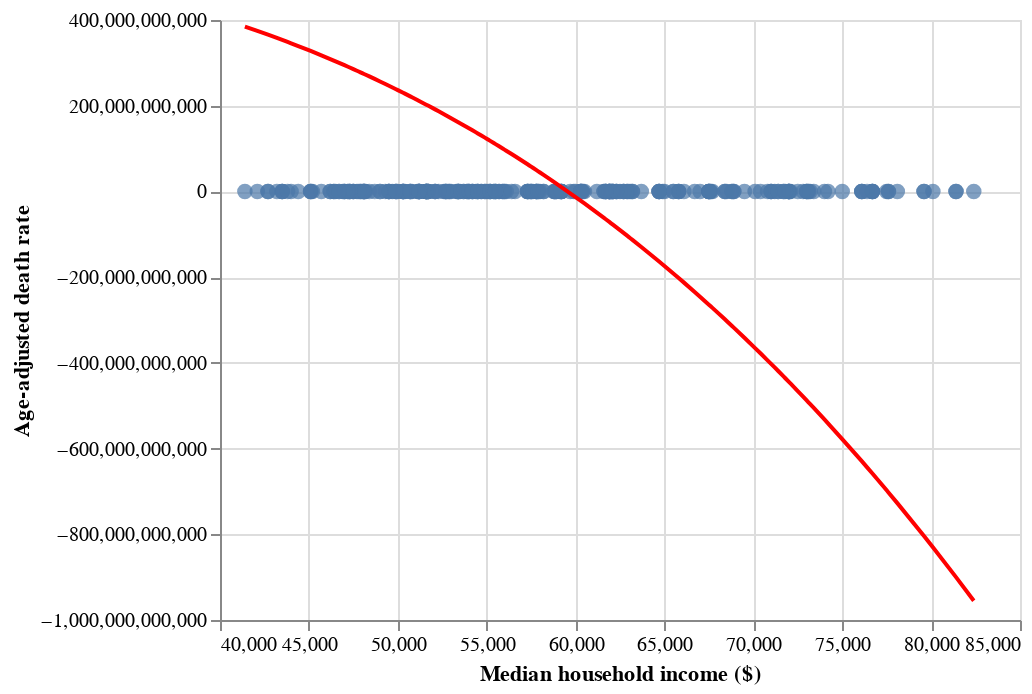

Notebook source saved alongside this figure:
### Markdown cell above
#### Plot

### Code cell
# Make new dataframes for the altair charts
# Make a series, set the index to the y_test series, make dataframe to join with X_test
series_y_pred_poly = pd.Series(y_pred_poly)
series_y_pred_poly.index = y_test.index
df_y_pred_poly = pd.DataFrame(series_y_pred_poly)
df_y_pred_poly.rename(columns = {0:'age_adjusted_death_rate'}, inplace = True)
df_line_poly = X_test.join(df_y_pred_poly)

# Make plots
line_poly = alt.Chart(df_line_poly).mark_line(color= 'red').encode(
    alt.X('median_household_income', title='Median household income ($)', scale = alt.Scale(zero = False)),
    alt.Y('age_adjusted_death_rate' , title='Age-adjusted death rate', scale = alt.Scale(zero = False)),
    tooltip = ['median_household_income', 'age_adjusted_death_rate']
).interactive()

# Put plots together
plot_poly = scatter + line_poly
plot_poly

### Figure 1 — Vega-Lite specification as saved in the notebook (floating-point values rounded to 4 significant figures; data arrays with more than 128 entries replaced by an {"elided": "..."} marker saying what was removed)
{"config": {"view": {"continuousWidth": 400, "continuousHeight": 300}}, "layer": [{"data": {"name": "data-20501b7035f30ce00c2accf6be5989e8"}, "mark": {"type": "circle", "size": 60}, "encoding": {"tooltip": [{"field": "median_household_income", "type": "quantitative"}, {"field": "age_adjusted_death_rate", "type": "quantitative"}], "x": {"field": "median_household_income", "scale": {"zero": false}, "title": "Median household income ($)", "type": "quantitative"}, "y": {"field": "age_adjusted_death_rate", "scale": {"zero": false}, "title": "Age-adjusted death rate", "type": "quantitative"}}, "selection": {"selector013": {"type": "interval", "bind": "scales", "encodings": ["x", "y"]}}}, {"data": {"name": "data-3bdb44b1275d9b9c7c8508e7434cf4c4"}, "mark": {"type": "line", "color": "red"}, "encoding": {"tooltip": [{"field": "median_household_income", "type": "quantitative"}, {"field": "age_adjusted_death_rate", "type": "quantitative"}], "x": {"field": "median_household_income", "scale": {"zero": false}, "title": "Median household income ($)", "type": "quantitative"}, "y": {"field": "age_adjusted_death_rate", "scale": {"zero": false}, "title": "Age-adjusted death rate", "type": "quantitative"}}, "selection": {"selector016": {"type": "interval", "bind": "scales", "encodings": ["x", "y"]}}}], "$schema": "https://vega.github.io/schema/vega-lite/v4.17.0.json", "datasets": {"data-20501b7035f30ce00c2accf6be5989e8": {"elided": "297 records"}, "data-3bdb44b1275d9b9c7c8508e7434cf4c4": {"elided": "297 records"}}}
